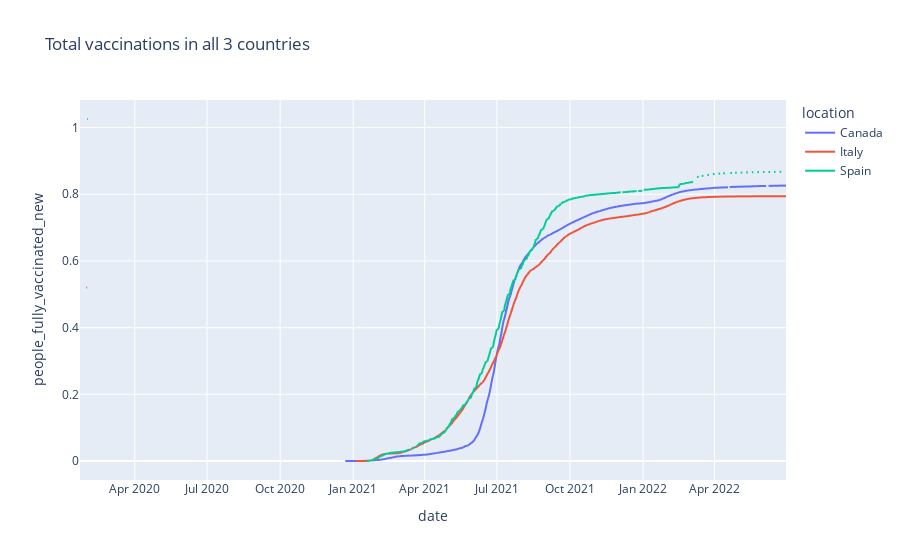

Notebook code for this chart:
### Code cell
fig = px.line(data_all_countries, x='date', y='people_fully_vaccinated_new', color='location', title='Total vaccinations in all 3 countries')
fig.show()

### Figure 1 — Plotly figure (JSON) as saved in the notebook; plotly's stock layout.template omitted (floating-point values rounded to 4 significant figures; data arrays with more than 128 entries replaced by an {"elided": "..."} marker saying what was removed)
{"data": [{"hovertemplate": "location=Canada<br>date=%{x}<br>people_fully_vaccinated_new=%{y}<extra></extra>", "legendgroup": "Canada", "line": {"color": "#636efa", "dash": "solid"}, "marker": {"symbol": "circle"}, "mode": "lines", "name": "Canada", "showlegend": true, "type": "scattergl", "x": {"elided": "890 str values"}, "xaxis": "x", "y": {"elided": "890 float values"}, "yaxis": "y"}, {"hovertemplate": "location=Italy<br>date=%{x}<br>people_fully_vaccinated_new=%{y}<extra></extra>", "legendgroup": "Italy", "line": {"color": "#EF553B", "dash": "solid"}, "marker": {"symbol": "circle"}, "mode": "lines", "name": "Italy", "showlegend": true, "type": "scattergl", "x": {"elided": "882 str values"}, "xaxis": "x", "y": {"elided": "882 float values"}, "yaxis": "y"}, {"hovertemplate": "location=Spain<br>date=%{x}<br>people_fully_vaccinated_new=%{y}<extra></extra>", "legendgroup": "Spain", "line": {"color": "#00cc96", "dash": "solid"}, "marker": {"symbol": "circle"}, "mode": "lines", "name": "Spain", "showlegend": true, "type": "scattergl", "x": {"elided": "881 str values"}, "xaxis": "x", "y": {"elided": "881 float values"}, "yaxis": "y"}], "layout": {"legend": {"title": {"text": "location"}, "tracegroupgap": 0}, "title": {"text": "Total vaccinations in all 3 countries"}, "xaxis": {"anchor": "y", "domain": [0, 1], "title": {"text": "date"}}, "yaxis": {"anchor": "x", "domain": [0, 1], "title": {"text": "people_fully_vaccinated_new"}}}}
